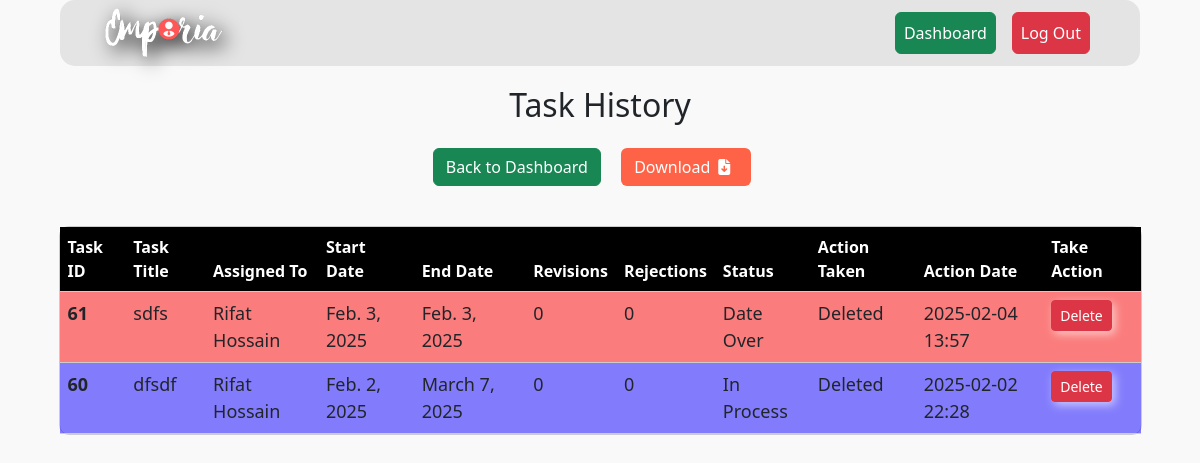
/task-history/ (signed in), run on the app's committed database.
### dashboard/models.py (models this page shows, shortened)
class TaskHistoryKeeper(models.Model):
    task_id = models.IntegerField()  # Store the task ID separately
    task_title = models.CharField(max_length=255)
    description = models.TextField()
    assigned_to = models.CharField(max_length=50, default='employee_name')  # The employee assigned the task
    start_date = models.DateField()
    end_date = models.DateField()
    extended_date = models.DateField(null=True, blank=True)
    revision_count = models.IntegerField(default=0)
    rejected_count = models.IntegerField(default=0)
    status = models.CharField(max_length=50)
    action_taken = models.CharField(max_length=50, choices=[('Approved', 'Approved'), ('Deleted', 'Deleted')])  # Track if task was approved or deleted
    action_date = models.DateTimeField(auto_now_add=True)  # Timestamp when stored

### dashboard/views.py (the view)
# urls.py: path('task-history/', views.task_history_view, name='task_history'),
@login_required
def task_history_view(request):
    if not request.user.is_staff:
        return redirect('dashboard')
    task_history = TaskHistoryKeeper.objects.all().order_by('-action_date')  # Show latest actions first
    return render(request, 'task_history.html', {'task_history': task_history})

### dashboard/templates/task_history.html (shortened to what this page needs)
{% extends 'base.html' %} {% block content %}
<div style="width: 95%; margin: auto">
  <div
    class="msg-header"
    style="text-align: center; margin-bottom: 40px; margin-top: 20px"
  >
    <h2>Task History</h2>
    <a class="btn btn-success mt-3" href="{% url 'dashboard' %}"
      >Back to Dashboard</a
    >
    <a
      href="{% url 'export_task_history' %}"
      class="btn mt-3 mx-3"
      style="background-color: tomato; color: white"
      >Download<i class="fa-solid fa-file-arrow-down mx-2"></i
    ></a>
  </div>
  {% if task_history %}
  <table class="table table-hover" style="width: 95%; margin: auto">
    <thead>
      <tr style="background-color: black; color: white">
        <th>Task ID</th>
        <th>Task Title</th>
        <th>Assigned To</th>
        <th>Start Date</th>
        <th>End Date</th>
        <th>Revisions</th>
        <th>Rejections</th>
        <th>Status</th>
        <th>Action Taken</th>
        <th>Action Date</th>
        <th>Take Action</th>
      </tr>
    </thead>
    <tbody>
      {% for task in task_history %}
      <tr
        style="
                    {% if task.status == 'Completed' %} background-color:rgba(0, 255, 51, .5);
                    {% elif task.status == 'Date Over' %} background-color: rgba(254, 0, 0, .5);
                    {% elif task.status == 'In Process' %} background-color: rgba(13, 0, 255, .5);
                    {% elif task.status == 'Pending Approval' %} background-color: rgba(255, 255, 0, 0.5);
                    {% else %} background-color: rgba(255, 115, 0, .5);
                    {% endif %}
                    font-size:18px;
                "
      >
        <td><strong>{{ task.task_id }}</strong></td>
        <td>{{ task.task_title|truncatechars:30 }}</td>
        <td>{{ task.assigned_to }}</td>
        <td>{{ task.start_date }}</td>
        <td>{{ task.end_date }}</td>
        <td>{{ task.revision_count }}</td>
        <td>{{ task.rejected_count }}</td>
        <td>{{ task.status }}</td>
        <td>{{ task.action_taken }}</td>
        <td>{{ task.action_date|date:"Y-m-d H:i" }}</td>
        <td>
          <button
            type="button"
            class="btn btn-danger btn-sm"
            data-bs-toggle="modal"
            data-bs-target="#delete-confirmation-{{ task.task_id }}"
            style="box-shadow: 3px 3px 10px rgba(255, 255, 255, 0.6)"
          >
            Delete
          </button>
        </td>
      </tr>
      {% endfor %}
    </tbody>
  </table>
  {% else %}
  <div class="text-center" style="margin-top: 20px">
    <h4 style="color:tomato">No Task Deleted Yet</h4>
  </div>
  {% endif %}
</div>
{% endblock %}

### templates/base.html (style rules this page uses)
body { background-color: #f9f9f9; }
.table { width: 500px; border-collapse: separate; border-spacing: 0; border-radius: 10px; border: 1px solid #ccc; }

### data on the page
TaskHistoryKeeper: task_id "61", task_title "sdfs", assigned_to "Rifat Hossain", start_date "Feb. 3, 2025", end_date "Feb. 3, 2025", revision_count "0", rejected_count "0", status "Date Over", action_taken "Deleted", action_date "2025-02-04 13:57"
TaskHistoryKeeper: task_id "60", task_title "dfsdf", assigned_to "Rifat Hossain", start_date "Feb. 2, 2025", end_date "March 7, 2025", revision_count "0", rejected_count "0", status "In Process", action_taken "Deleted", action_date "2025-02-02 22:28"
